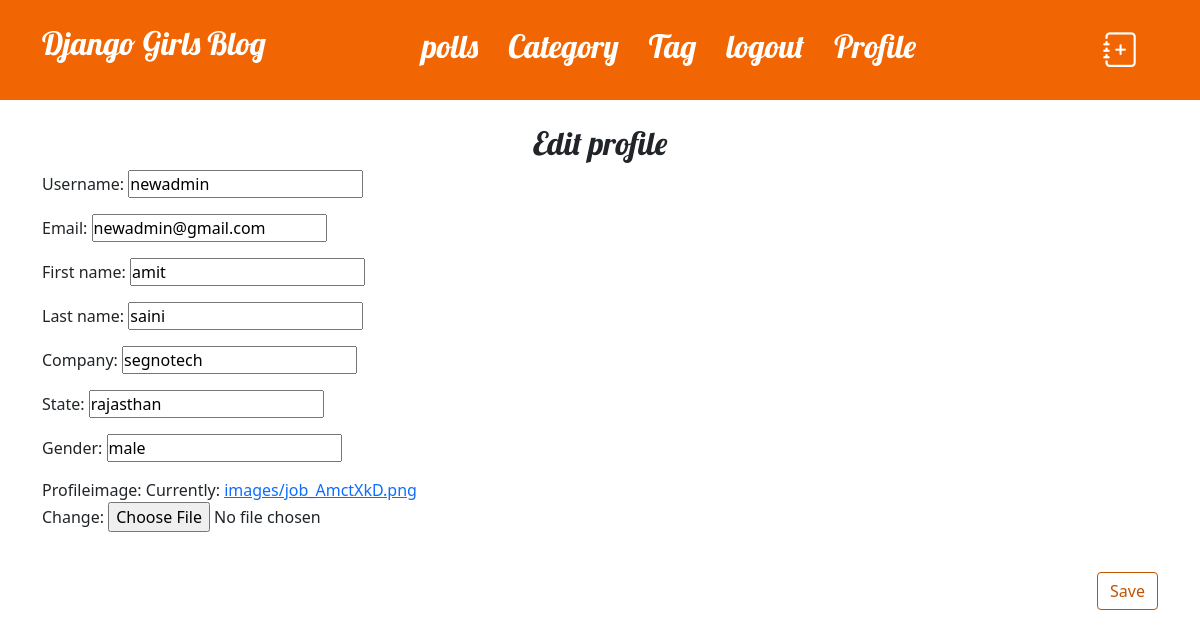
/profile-update/ (signed in), run on the app's committed database.
### blog/models.py (models this page shows)
class User(AbstractUser):
    email =models.EmailField(max_length=50)
    company =models.CharField(max_length=50)
    state = models.CharField(max_length= 40)
    gender = models.CharField(max_length=20)
    profileimage = models.ImageField(upload_to='images')

### blog/views.py (the view)
# urls.py: path('profile-update/',views.profileupdate,name="profileupdate"),
def profileupdate(request):
    if request.method == "POST":
        form = UpdateProfile(request.POST,request.FILES,instance=request.user)
        update=form.save(commit=False)
        update.user=request.user
        update.save()
        return redirect('/profile/')
    else:
        form = UpdateProfile(instance=request.user)
    return render(request, 'blog/profileupdate.html', {'form':form})

### blog/forms.py
class UpdateProfile(forms.ModelForm):
    username = forms.CharField(required=True)
    email = forms.EmailField(required=True)
    first_name = forms.CharField(required=False)
    last_name = forms.CharField(required=False)
    company =models.CharField(max_length=50)
    state = models.CharField(max_length= 40)
    gender = models.CharField(max_length=20)
    profileimage = models.ImageField(upload_to='images/',default='/images/job.png')
    class Meta:
        model = User
        fields = ('username', 'email', 'first_name', 'last_name','company','state','gender','profileimage')

### blog/templates/blog/profileupdate.html (shortened to what this page needs)
{% extends 'blog/base.html' %}
{% block content %}
<h2 class="text-center text-dangermy-3">Edit profile</h2>
<form method="POST" action="" novalidate enctype='multipart/form-data' >
{{form.as_p}}
<button type="submit" class="save btn btn-secondary my-4">Save</button>
</form>
{% endblock content %}

### blog/static/css/blog.css (style rules this page uses)
* { margin: 0px; padding: 0px; }
h1, h2, h3, h4 { font-family: 'Lobster', cursive; }
.save { float: right; }
.btn-secondary, .btn-secondary:visited { color: #C25100; background: none; border-color: #C25100; }

### data on the page
User: username "newadmin", email "newadmin@gmail.com", first_name "amit", last_name "saini", company "segnotech", state "rajasthan", gender "male"
